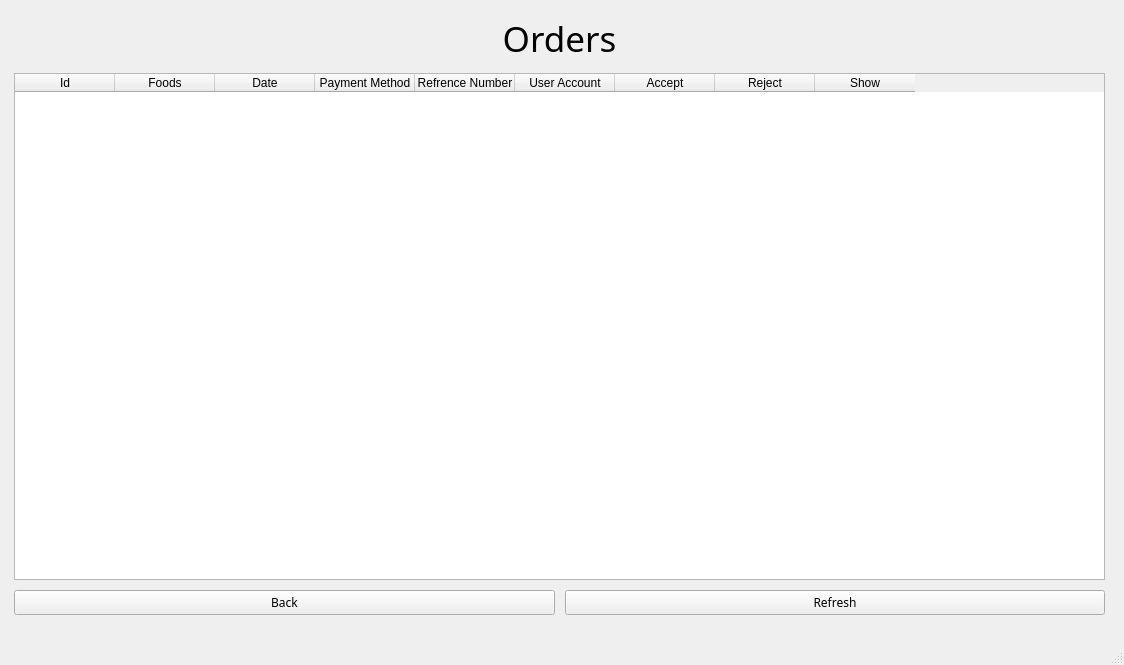
<?xml version="1.0" encoding="UTF-8"?>
<ui version="4.0">
 <class>MainWindow</class>
 <widget class="QMainWindow" name="MainWindow">
  <property name="geometry">
   <rect>
    <x>0</x>
    <y>0</y>
    <width>1124</width>
    <height>665</height>
   </rect>
  </property>
  <property name="windowTitle">
   <string>MainWindow</string>
  </property>
  <widget class="QWidget" name="centralwidget">
   <widget class="QWidget" name="gridLayoutWidget">
    <property name="geometry">
     <rect>
      <x>9</x>
      <y>9</y>
      <width>1101</width>
      <height>611</height>
     </rect>
    </property>
    <layout class="QGridLayout" name="gridLayout">
     <property name="leftMargin">
      <number>5</number>
     </property>
     <property name="topMargin">
      <number>5</number>
     </property>
     <property name="rightMargin">
      <number>5</number>
     </property>
     <property name="bottomMargin">
      <number>5</number>
     </property>
     <property name="spacing">
      <number>10</number>
     </property>
     <item row="0" column="0">
      <widget class="QLabel" name="lblTitle">
       <property name="sizePolicy">
        <sizepolicy hsizetype="Preferred" vsizetype="Maximum">
         <horstretch>0</horstretch>
         <verstretch>0</verstretch>
        </sizepolicy>
       </property>
       <property name="font">
        <font>
         <family>Arial Rounded MT Bold</family>
         <pointsize>26</pointsize>
        </font>
       </property>
       <property name="text">
        <string>Orders</string>
       </property>
       <property name="alignment">
        <set>Qt::AlignCenter</set>
       </property>
      </widget>
     </item>
     <item row="2" column="0">
      <layout class="QHBoxLayout" name="btnHLayout">
       <item>
        <widget class="QPushButton" name="btnBack">
         <property name="font">
          <font>
           <family>Arial Rounded MT Bold</family>
           <pointsize>9</pointsize>
          </font>
         </property>
         <property name="text">
          <string>Back</string>
         </property>
        </widget>
       </item>
       <item>
        <widget class="QPushButton" name="btnRefersh">
         <property name="font">
          <font>
           <family>Arial Rounded MT Bold</family>
           <pointsize>9</pointsize>
          </font>
         </property>
         <property name="text">
          <string>Refresh</string>
         </property>
        </widget>
       </item>
      </layout>
     </item>
     <item row="1" column="0">
      <widget class="QTableWidget" name="tableOrders">
       <column>
        <property name="text">
         <string>Id</string>
        </property>
       </column>
       <column>
        <property name="text">
         <string>Foods</string>
        </property>
       </column>
       <column>
        <property name="text">
         <string>Date</string>
        </property>
       </column>
       <column>
        <property name="text">
         <string>Payment Method</string>
        </property>
       </column>
       <column>
        <property name="text">
         <string>Refrence Number</string>
        </property>
       </column>
       <column>
        <property name="text">
         <string>User Account</string>
        </property>
       </column>
       <column>
        <property name="text">
         <string>Accept</string>
        </property>
       </column>
       <column>
        <property name="text">
         <string>Reject</string>
        </property>
       </column>
       <column>
        <property name="text">
         <string>Show</string>
        </property>
       </column>
      </widget>
     </item>
    </layout>
   </widget>
  </widget>
  <widget class="QStatusBar" name="statusbar"/>
 </widget>
 <resources/>
 <connections/>
</ui>
